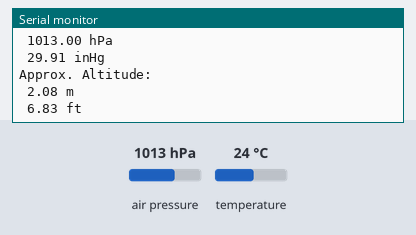
The sketch below on a simulated ESP8266 (NodeMCU). Shown: the last lines printed to the serial monitor. The inputs (shaded band) are chosen by the test bench; at power-on: air pressure 1013 hPa, temperature 24 °C.

Above: at 1.7 s.
1.8 s: air pressure set to 952 hPa
At 3.6 s:
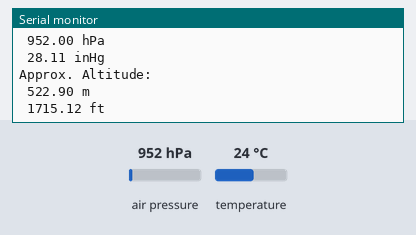
3.7 s: temperature set to 12 °C
5.6 s: air pressure set to 975 hPa
At 7.5 s:
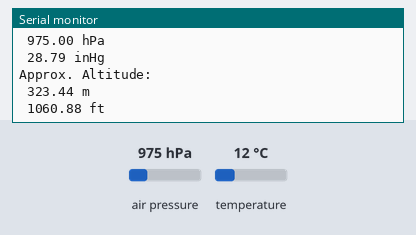
Timing chart, 0 to 9.0 s (numbered marks = the images above; inputs shaded):
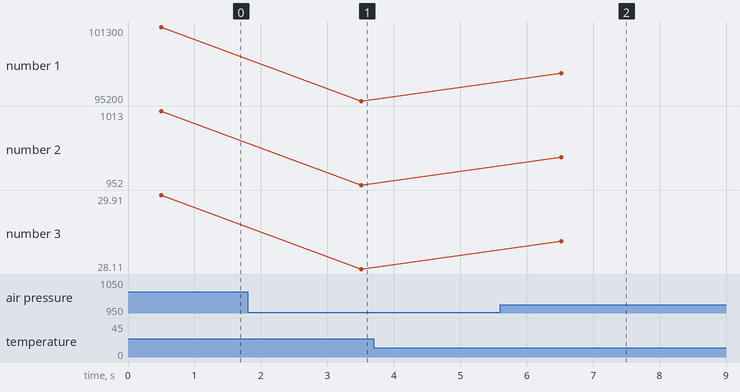

Measured:
- after the input at 1.8 s, the serial monitor: prints a new line after 1.7 s (image 1)
- after the input at 5.6 s, the serial monitor: prints a new line after 0.92 s (image 2)
- plotted number 1: 101300 → 95200 after the input at 1.8 s, 95200 → 97500 after the input at 5.6 s
- plotted number 2: 1013 → 952 after the input at 1.8 s, 952 → 975 after the input at 5.6 s
- plotted number 3: 29.91 → 28.11 after the input at 1.8 s, 28.11 → 28.79 after the input at 5.6 s

The sketch:

esp8266_bme280.ino
```cpp
#include "Wire.h"
#include "Adafruit_Sensor.h"
#include "Adafruit_BME280.h"

const float SEA_LEVEL_PRESSURE_HPA = 1013.25;
const int DELAY = 3000;
const int STARTUP_DELAY = 500;


Adafruit_BME280 bme;

void setup()
{
 Serial.begin(115200);
 Wire.begin(D6, D5);
 Wire.setClock(100000);
 if(!bme.begin(0x76))
 {
 Serial.println("Could not find a valid BMP280 sensor, check wiring!");
 while (1)
 {
 yield();
 delay(DELAY);
 }
 }
 delay(STARTUP_DELAY);


}

void loop()
{
 float tempC = bme.readTemperature();
 float pressurePascals = bme.readPressure();

// Print to serial monitor
 printToSerial(tempC, pressurePascals);

// Display data on screen in metric units
 yield();
 delay(DELAY);
}

void printToSerial(float tempC, float pressurePascals)
{
 // Temperature
 float tempF = 9.0/5.0 * tempC + 32.0;

Serial.println("Temperature:");
 printValueAndUnits(tempC, "*C");
 printValueAndUnits(tempF, "*F");
 //printValueAndUnits(tempC, "°C");
 //printValueAndUnits(tempF, "°F");
 Serial.println("");

// Barometric pressure
 float pressureHectoPascals = pressurePascals / 100.0;
 float pressureInchesOfMercury = 0.000295299830714 * pressurePascals;

Serial.println("Pressure:");
 printValueAndUnits(pressurePascals, "Pa");
 printValueAndUnits(pressureHectoPascals, "hPa");
 printValueAndUnits(pressureInchesOfMercury, "inHg");
 Serial.println("");

// Approximate altitude
 float altitudeMeters = bme.readAltitude(SEA_LEVEL_PRESSURE_HPA);
 float altitudeFeet = 3.28 * altitudeMeters;

 Serial.println("Approx. Altitude:");
 printValueAndUnits(altitudeMeters, "m");
 printValueAndUnits(altitudeFeet, "ft");
 Serial.println();
}

void printValueAndUnits(float value, String units)
{
 Serial.print(" ");
 Serial.print(value);
 Serial.print(" ");
 Serial.println(units);
}
```
